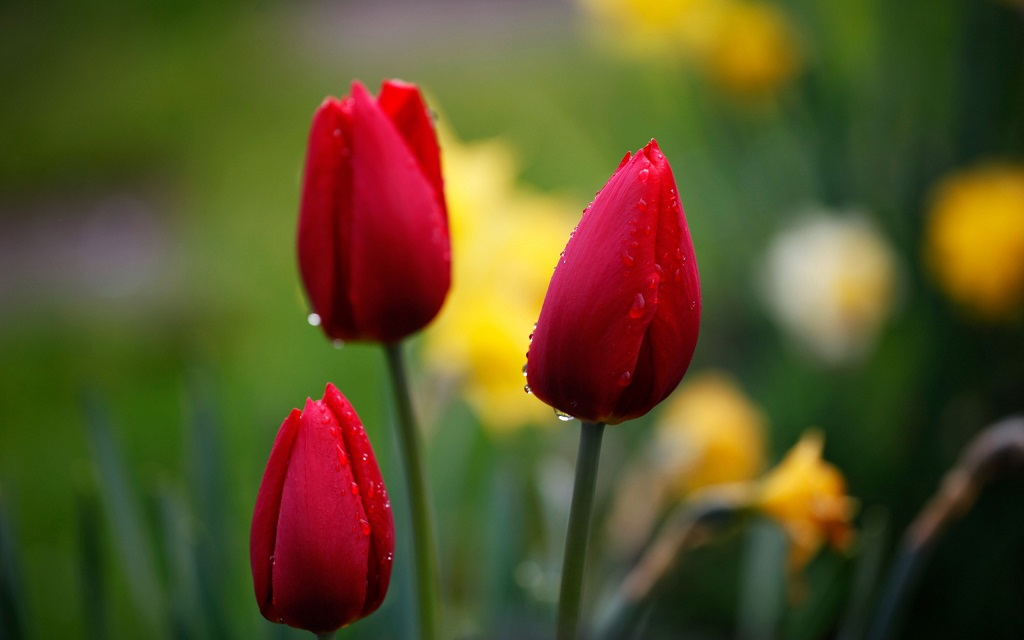
#> input picture lectures/1-partial-exam/3-lec/1-Простори-на-бои/Example1/image1.jpg, 1024 x 640 px
$ python color_space_yuv.py
#> lines starting #> are read from the running program, lines starting #| are printed output that depends on the picture
import cv2
img = cv2.imread('image1.jpg')
#> img is the input picture: shape (640, 1024, 3); mean B, G, R 38.9, 81.4, 90.6

yuv_img = cv2.cvtColor(img, cv2.COLOR_BGR2YUV)
#> yuv_img: shape (640, 1024, 3); mean of channels 0, 1, 2 79.3, 108.2, 137.9
cv2.imshow('YUV image', yuv_img)

cv2.imshow('Y channel', yuv_img[:, :, 0])
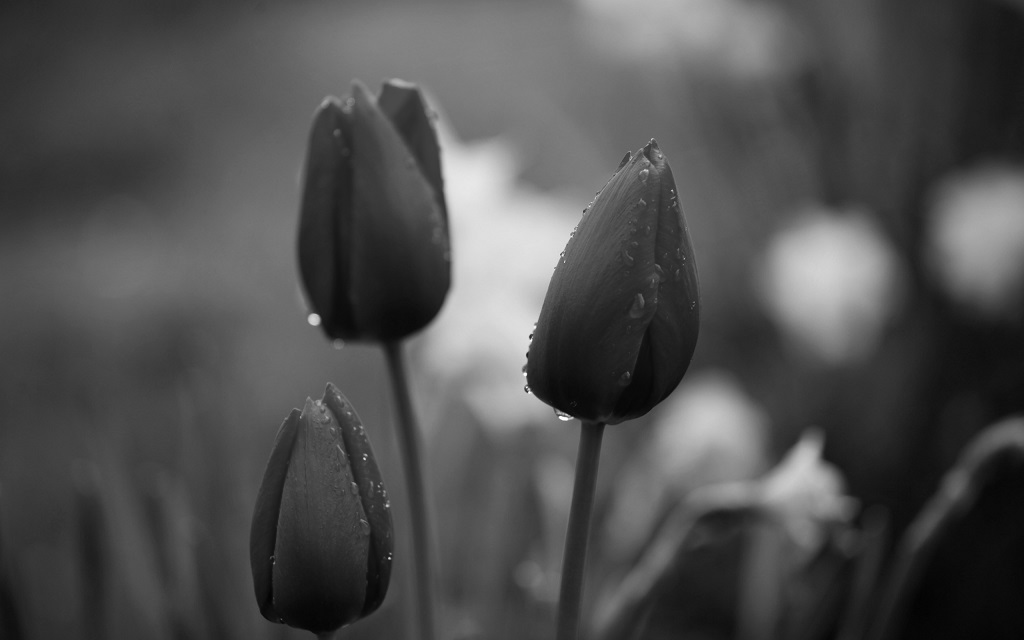
#> window 'Y channel': shape (640, 1024); min 2, max 255, mean 79.3
cv2.imshow('U channel', yuv_img[:, :, 1])
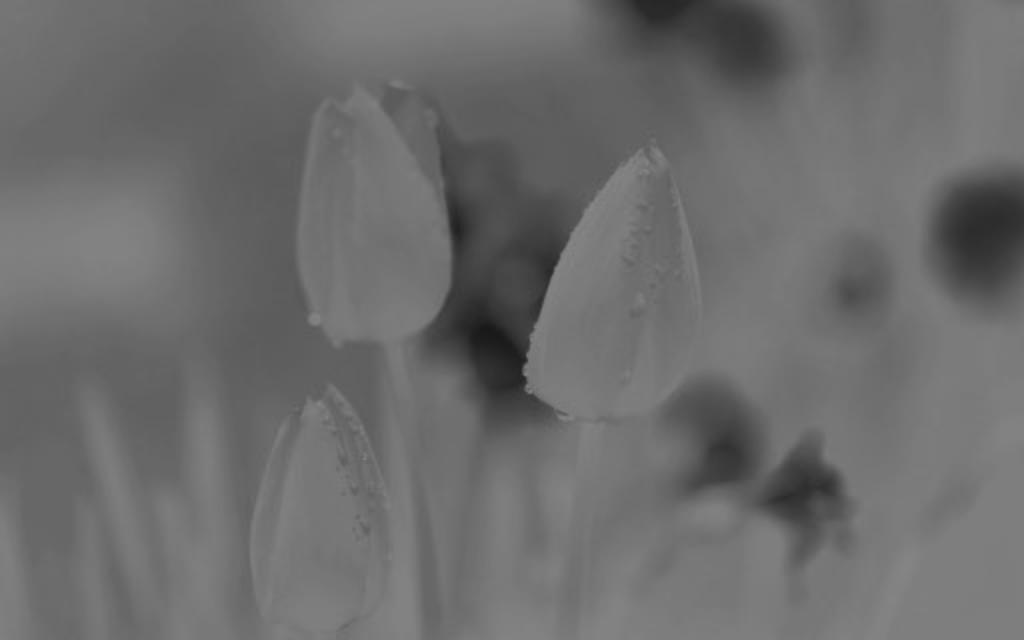
#> window 'U channel': shape (640, 1024); min 25, max 138, mean 108.2
cv2.imshow('V channel', yuv_img[:, :, 2])
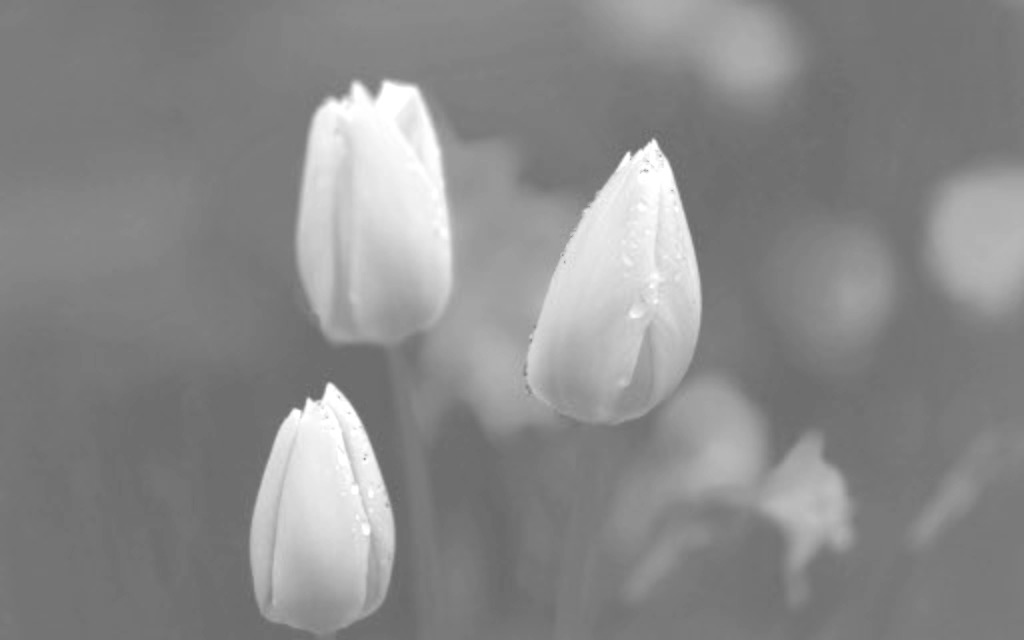
#> window 'V channel': shape (640, 1024); min 103, max 255, mean 137.9
cv2.waitKey()

$ run again, with lectures/1-partial-exam/3-lec/1-Простори-на-бои/Example1/image2.jpg copied over lectures/1-partial-exam/3-lec/1-Простори-на-бои/Example1/image1.jpg
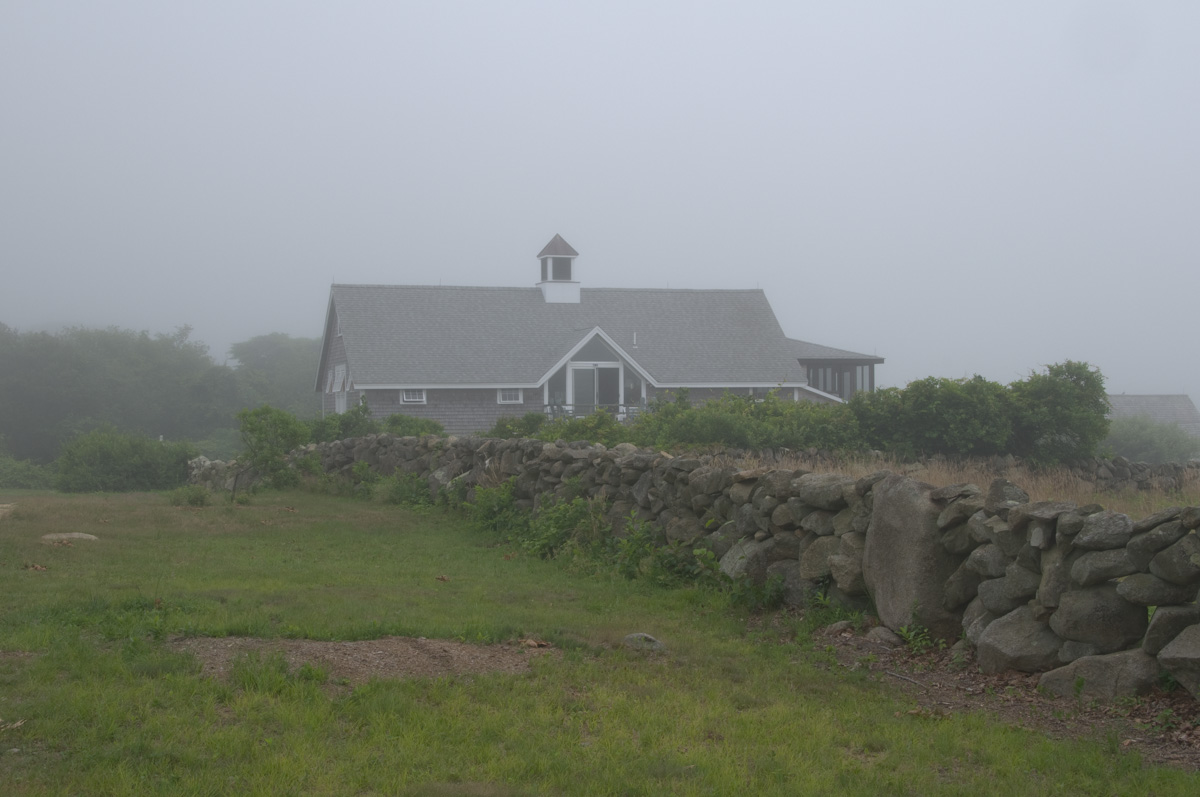
#> input picture lectures/1-partial-exam/3-lec/1-Простори-на-бои/Example1/image2.jpg, 1200 x 797 px
#> img is the input picture: shape (797, 1200, 3); mean B, G, R 127.5, 134.2, 129.4
#> yuv_img: shape (797, 1200, 3); mean of channels 0, 1, 2 132.1, 125.7, 125.7
#> `cv2.imshow('Y channel', yuv_img[:, :, 0])`:
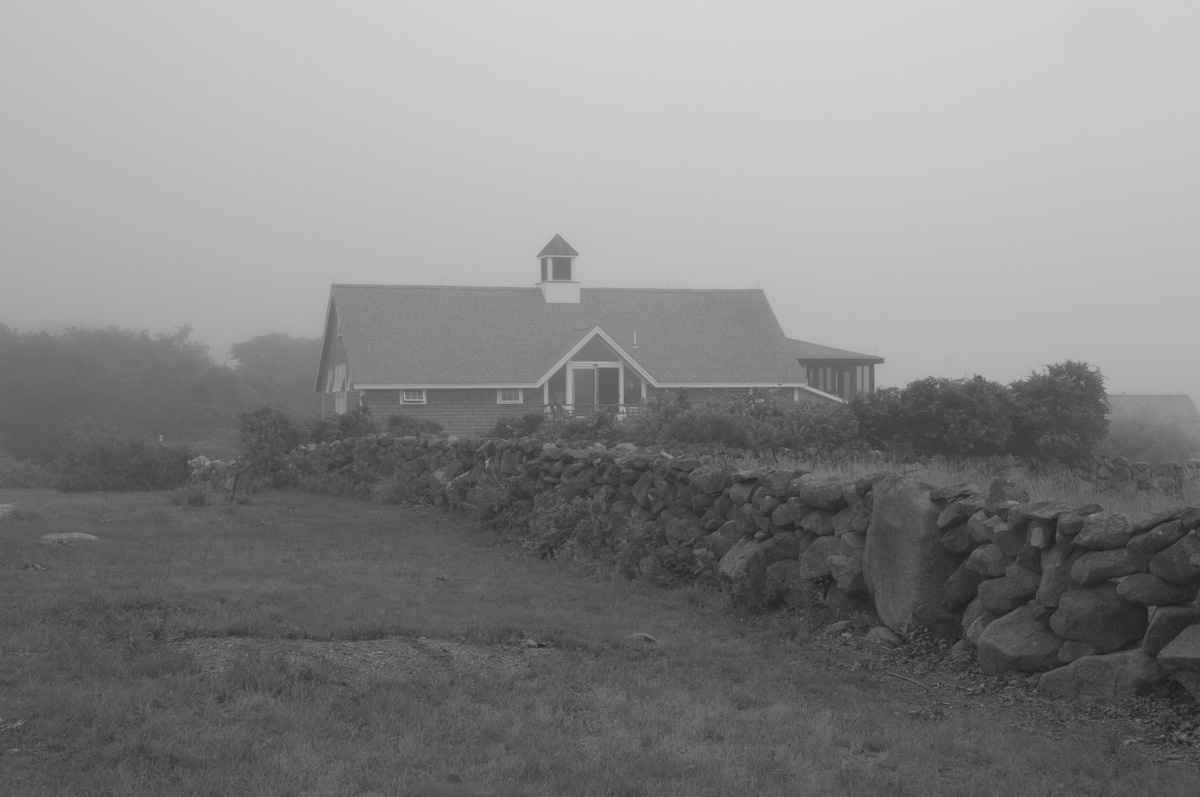
#> window 'Y channel': shape (797, 1200); min 27, max 212, mean 132.1
#> `cv2.imshow('U channel', yuv_img[:, :, 1])`:
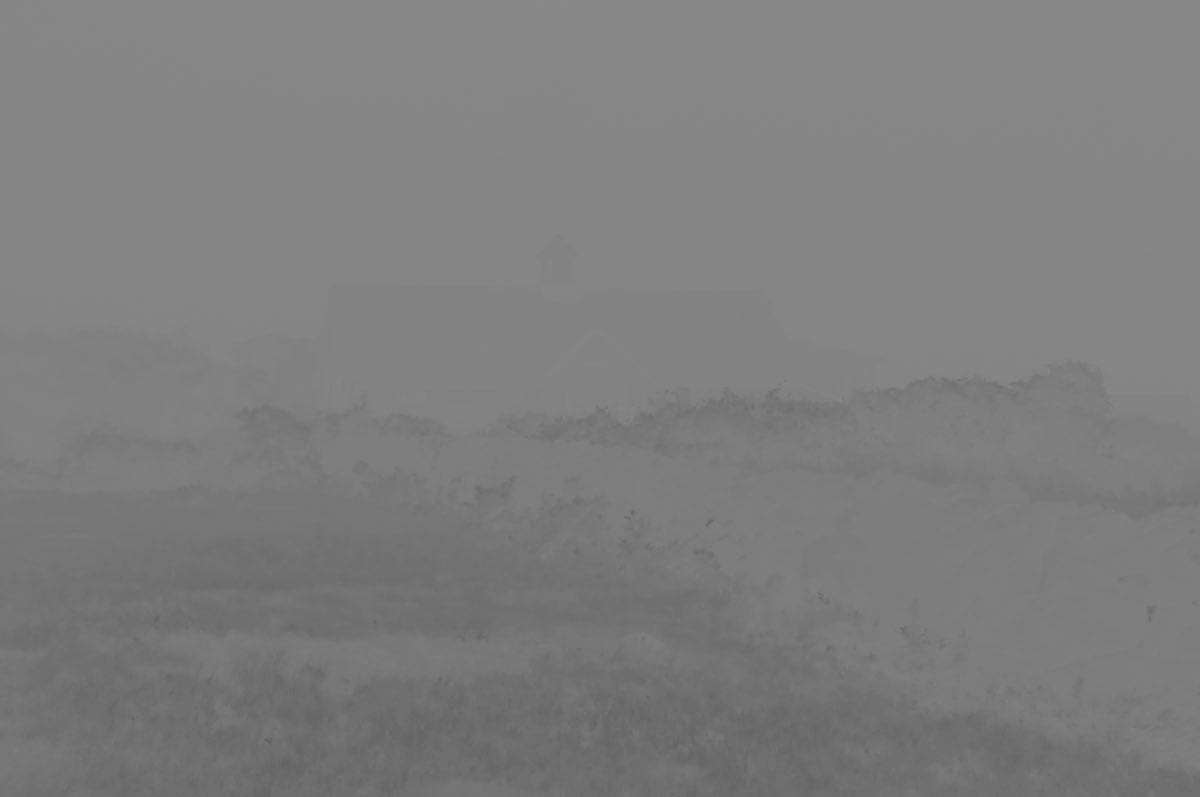
#> window 'U channel': shape (797, 1200); min 96, max 137, mean 125.7
